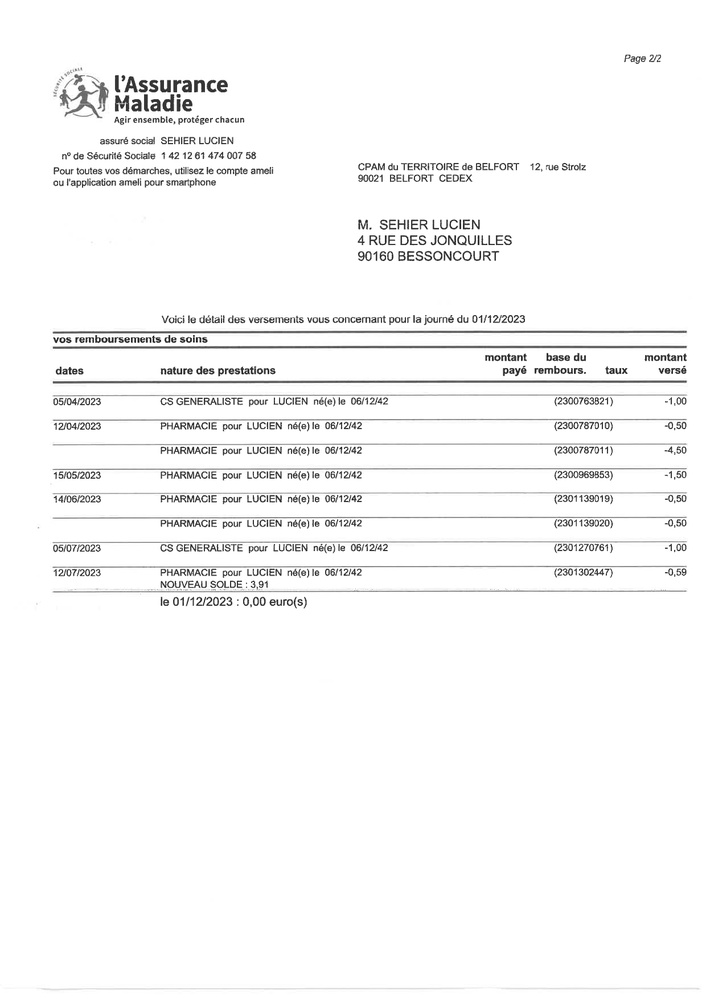
#> input picture code_Tom/detection_pixel/test_flou/SKM_30824010311320_page-0002.jpg, 706 x 999 px, shrunk from 1240 x 1753 before the run
$ python -i use_svm.py   (imports and definitions only)
#> lines starting #> are read from the running program, lines starting #| are printed output that depends on the picture
#> (reads code_Tom/detection_pixel/model_vgg/final_svm.pkl from the repository)
import pickle
import cv2
import numpy as np
from skimage.filters import laplace, sobel, roberts

def extract_features(image_path):
    image = cv2.imread(image_path)
#> image is the input picture: shape (999, 706, 3); min 6, max 255, mean 247.5

    # Convertir l'image en niveaux de gris
    image_gray = cv2.cvtColor(image, cv2.COLOR_BGR2GRAY)

    if image_gray is not None:
        lap_feat = laplace(image_gray)
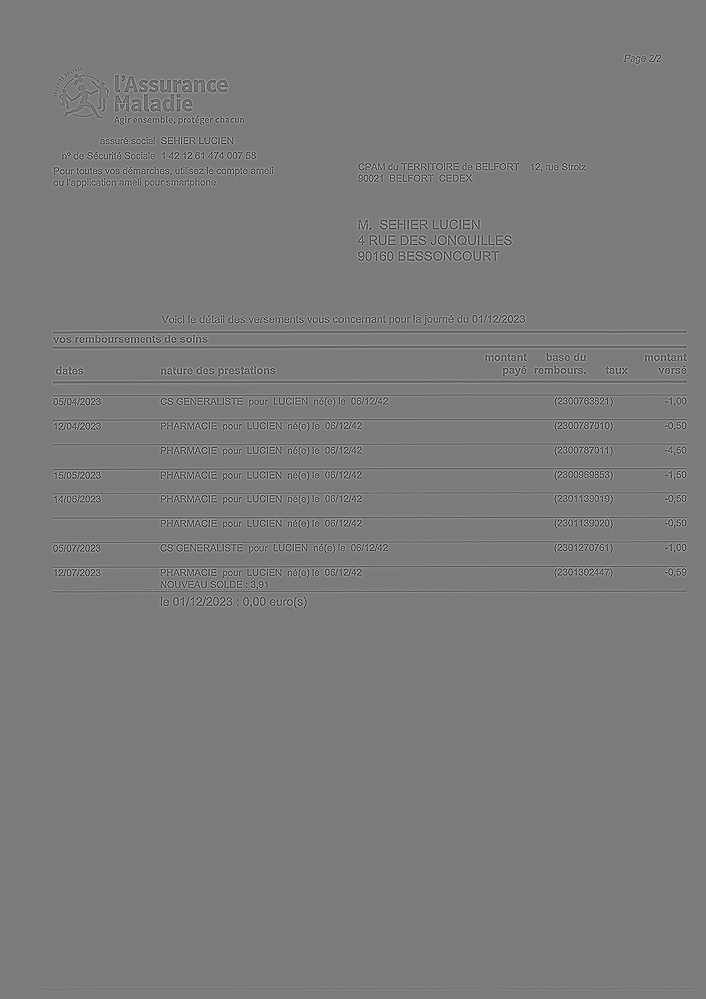
#> lap_feat: shape (999, 706) float64; min -2.51, max 2.66, mean -3.63e-18; drawn with min black and max white
        sob_feat = sobel(image_gray)
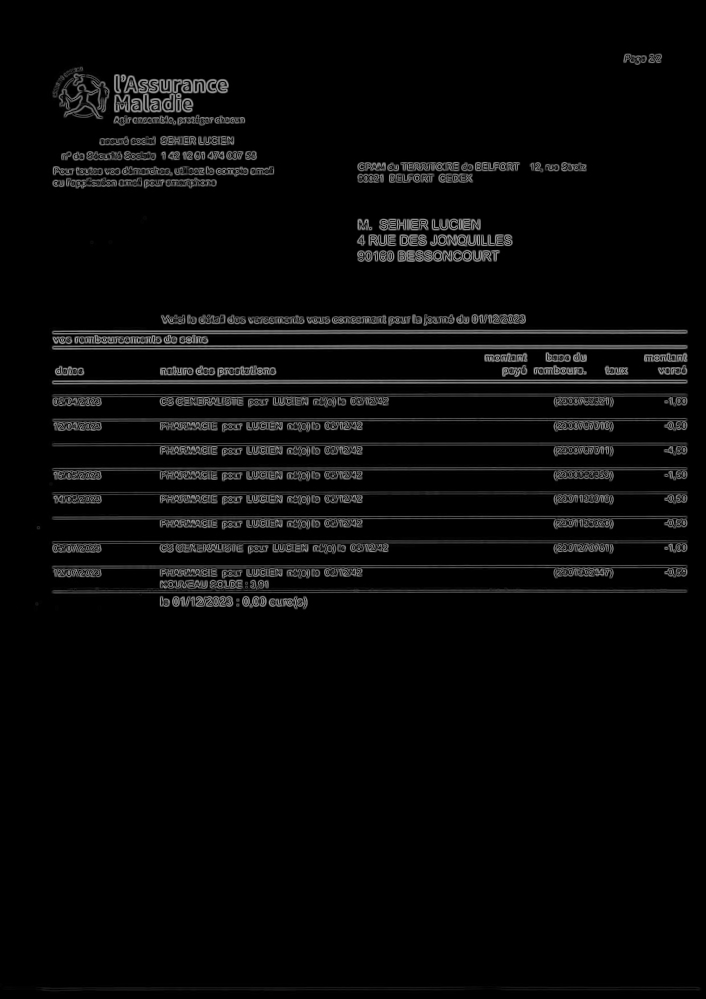
#> sob_feat: shape (999, 706) float64; min 0, max 0.66, mean 0.0315
        rob_feat = roberts(image_gray)
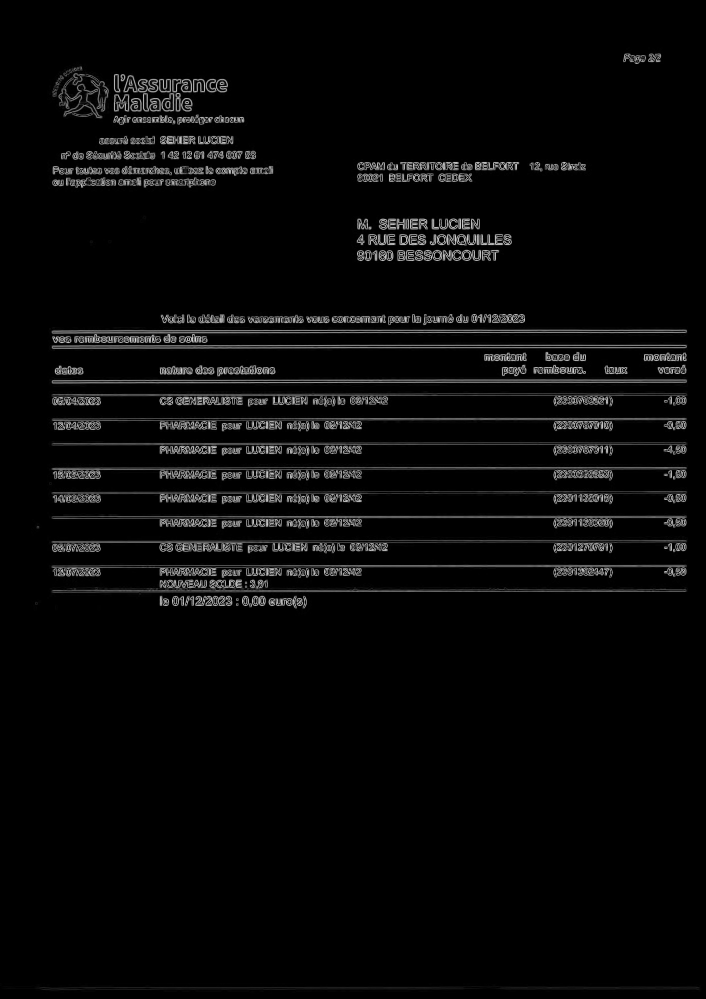
#> rob_feat: shape (999, 706) float64; min 0, max 0.858, mean 0.0332

        # Calculer les caractéristiques sur chaque canal de couleur
        lap_feat_color = np.mean([laplace(image[:, :, i]) for i in range(3)], axis=0)
        sob_feat_color = np.mean([sobel(image[:, :, i]) for i in range(3)], axis=0)
        rob_feat_color = np.mean([roberts(image[:, :, i]) for i in range(3)], axis=0)

        # Vérifier si les fonctionnalités ne sont pas None avant d'extraire les statistiques
        if lap_feat is not None and sob_feat is not None and rob_feat is not None:
            features = [lap_feat_color.mean(), lap_feat_color.var(), np.amax(lap_feat_color),
                        sob_feat_color.mean(), sob_feat_color.var(), np.max(sob_feat_color),
                        rob_feat_color.mean(), rob_feat_color.var(), np.max(rob_feat_color)]
#> features = [-3.45e-18, 0.0492, 2.66, 0.0315, 0.00939, 0.66, 0.0332, 0.0125, 0.858]

            return np.array(features)

    return None


def classify_image(image_path, model_path):
    # Charger le modèle avec pickle
    with open(model_path, 'rb') as file:
        loaded_model = pickle.load(file)

    # Extraire les caractéristiques de l'image
    image_features = extract_features(image_path)

    if image_features is not None:
        # Effectuer une prédiction avec le modèle chargé
        prediction = loaded_model.predict([image_features])

        if prediction == 1:
            return "Image is sharp."
        else:
            return "Image is blurred."
    else:
        return "Unable to extract features from the image."

# Exemple d'utilisation
image_path = r'C:\Users\pierrontl\Documents\GitHub\Fraude\code_Tom\detection_pixel\test_flou\SKM_30824010311320_page-0002.jpg'
model_path = r'C:\Users\pierrontl\Documents\GitHub\Fraude\code_Tom\detection_pixel\model_vgg\final_svm.pkl'

# [1 line that did not run here, left out]
# [1 line not run here, left out]

#modifier a certain endroits le flou pas toutes la page

>>> result = extract_features('../test_flou/SKM_30824010311320_page-0002.jpg')
#> result has the same summary as features in extract_features
